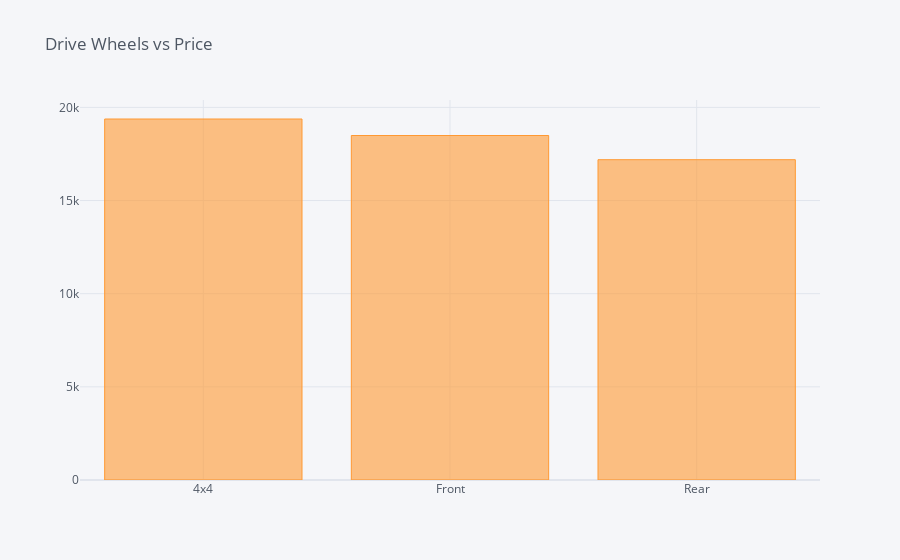

Notebook source saved alongside this figure:
### Code cell
drive = df.groupby(df['drive_wheels'])['Price'].mean() 
df_drive = pd.DataFrame({'labels': drive.index, 'values': drive.values}) 
df_drive.iplot(kind='bar', title='Drive Wheels vs Price', x='labels', y='values')

### Figure 1 — Plotly figure (JSON) as saved in the notebook; plotly's stock layout.template omitted (floating-point values rounded to 4 significant figures)
{"data": [{"marker": {"color": "rgba(255, 153, 51, 0.6)", "line": {"color": "rgba(255, 153, 51, 1.0)", "width": 1}}, "name": "values", "orientation": "v", "text": "", "type": "bar", "x": ["4x4", "Front", "Rear"], "y": [19380.0, 18490.0, 17190.0]}], "layout": {"legend": {"bgcolor": "#F5F6F9", "font": {"color": "#4D5663"}}, "paper_bgcolor": "#F5F6F9", "plot_bgcolor": "#F5F6F9", "title": {"font": {"color": "#4D5663"}, "text": "Drive Wheels vs Price"}, "xaxis": {"gridcolor": "#E1E5ED", "showgrid": true, "tickfont": {"color": "#4D5663"}, "title": {"font": {"color": "#4D5663"}, "text": ""}, "zerolinecolor": "#E1E5ED"}, "yaxis": {"gridcolor": "#E1E5ED", "showgrid": true, "tickfont": {"color": "#4D5663"}, "title": {"font": {"color": "#4D5663"}, "text": ""}, "zerolinecolor": "#E1E5ED"}}}
